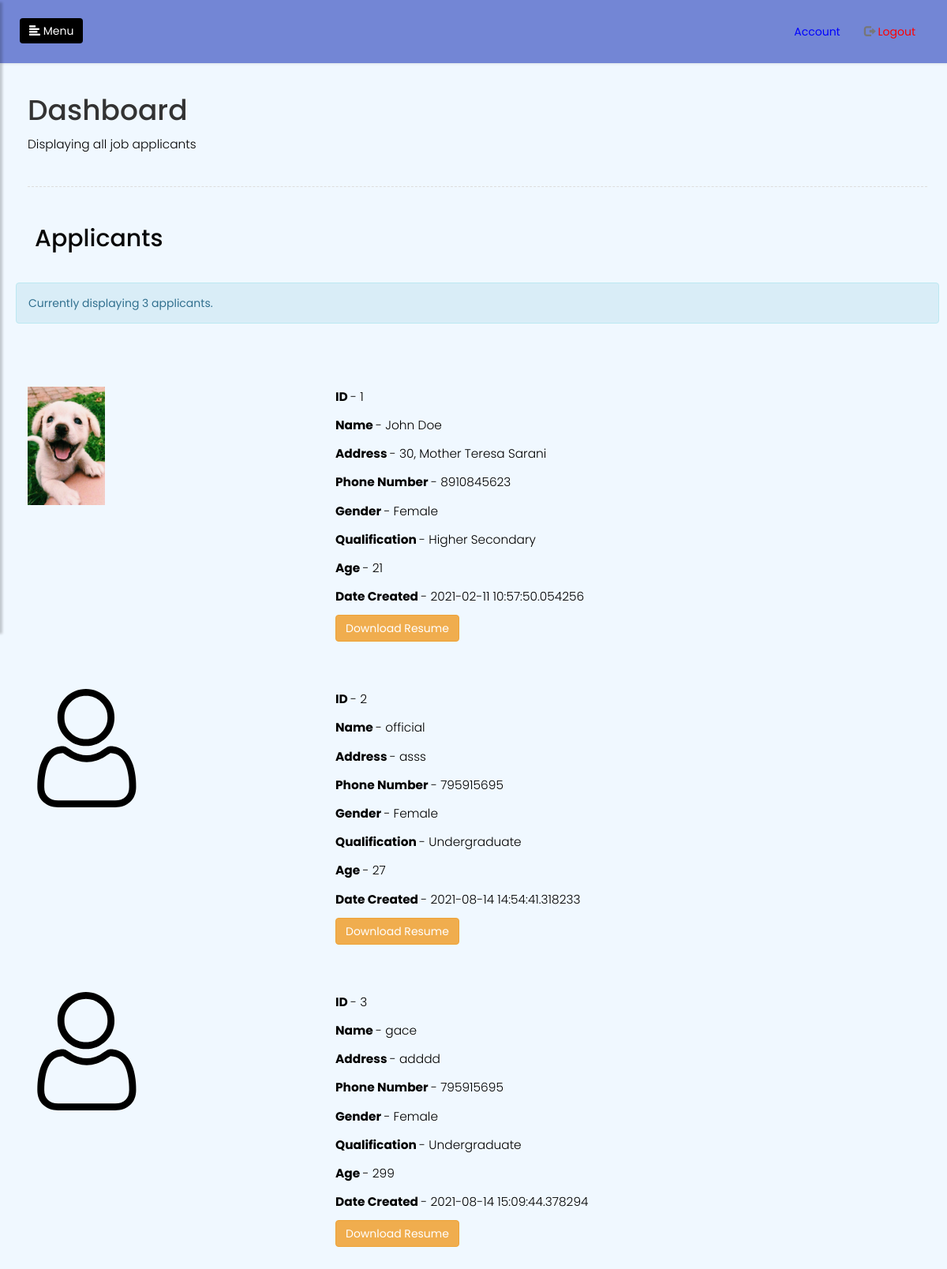
/admin/dashboard (signed in), run on the app's committed database.
### app.py (models this page shows)
class Applicants(UserMixin, db.Model):
	id=db.Column(db.Integer, primary_key=True)
	username=db.Column(db.String(15),unique=True)
	password=db.Column(db.String(80))
	name = db.Column(db.String(200),nullable=False)
	address = db.Column(db.String(200), nullable=False)
	phone = db.Column(db.Integer, nullable=False)
	gender = db.Column(db.String(200), nullable=False)
	qualification = db.Column(db.String(200), nullable=False)
	age = db.Column(db.String(200), nullable=False)
	date_created = db.Column(db.DateTime, default=datetime.utcnow)

### app.py (the view)
@app.route('/admin/dashboard', methods=['GET','POST'])
@login_required
def dashboard():
	print ('hello')
	applicants_count = Applicants.query.count()
	applicants = Applicants.query.order_by(Applicants.id.asc()).all()
	return render_template('admin_dashboard.html',applicants=applicants, applicants_count=applicants_count)

### app.py (called while the page is built)
@login_manager2.user_loader
def load_user2(user_id):
	return Applicants.query.get((user_id))

### templates/admin_dashboard.html (shortened to what this page needs)
{% extends 'base.html' %}
{% block logout %}
<li>
	<a href="/logout">
          <span class="glyphicon glyphicon-log-out"></span> <span style="color: red;">Logout</span>
    </a>
</li>
{% endblock %}
{% block container %}
<h1>Dashboard</h1>
<p>Displaying all job applicants</p>
<div class="line"></div>
<h2>Applicants</h2>
<br>
<div id="ApplicantInfo" class="row alert alert-info text-info" role="info">Currently displaying {{ applicants_count }} applicants.</div>
<br>
{% if applicants|length < 1 %}
<p>No applicants in database :(</p>
{% else %}
<br>
{% for applicant in applicants %}
<br>
<div class="row">
	<div class="col-sm-4">
		<a href="#"><img id="applicant-picture" src="{{ url_for('static', filename='uploads/displaypictures/'+applicant.username+'.jpg') }}" onerror="this.src='/static/img/user.svg'" style="max-width: 150px; max-height: 150px"></a>
	</div>
	<div class="col-sm-8">
		<p id="applicant-id"><b>ID </b>- {{ applicant.id }}</p>
		<p id="applicant-name"><b>Name </b>- {{ applicant.name }}</p>
		<p id="applicant-address"><b>Address </b>- {{ applicant.address }}</p>
		<p id="applicant-phone"><b>Phone Number </b>- {{ applicant.phone }}</p>
		<p id="applicant-gender"><b>Gender </b>- {{ applicant.gender }}</p>
		<p id="applicant-qualification"><b>Qualification </b>- {{ applicant.qualification }}</p>
		<p id="applicant-age"><b>Age </b>- {{ applicant.age }}</p>
		<p id="applicant-date-created"><b>Date Created </b>- {{ applicant.date_created }}</p>
		<a href="/download/{{applicant.username}}.pdf"><button type="button" class="btn btn-warning">Download Resume</button></a>
	</div>
</div>
<br>
<br>
{% endfor %}
{% endif %}
{% endblock %}

### templates/base.html (shortened to what this page needs)
<!DOCTYPE html>
<html>
<head>
    <link rel="stylesheet" href="https://maxcdn.bootstrapcdn.com/bootstrap/3.3.7/css/bootstrap.min.css">
    <link rel="stylesheet" href="{{ url_for('static',filename='css/main.css') }}">
    <link rel="stylesheet" href="https://cdnjs.cloudflare.com/ajax/libs/malihu-custom-scrollbar-plugin/3.1.5/jquery.mCustomScrollbar.min.css"> {% block head %}{% endblock %}
</head>
<body>
    <div class="wrapper">
        <div id="content">
            <nav class="navbar navbar-default">
                <div class="container-fluid">
                    <div class="navbar-header">
                        <button type="button" id="sidebarCollapse" class="btn btn-info navbar-btn">
                            <i class="glyphicon glyphicon-align-left"></i>
                            <span>Menu</span>
                        </button>
                    </div>
                    <div class="collapse navbar-collapse" id="bs-example-navbar-collapse-1">
                        <ul class="nav navbar-nav navbar-right">
                            <li>
                                <a href="/applicant/dashboard" style="color: blue;">Account</a>
                            </li>
                            {% block logout %}{% endblock %}
                        </ul>
                    </div>
                </div>
            </nav>
            <div class="container">
                {% block container %}{% endblock %}
            </div>
        </div>
    </div>
</body>
</html>

### static/css/main.css (style rules this page uses)
body { font-family: 'Poppins', sans-serif; background: aliceblue; }
.row { background: ; }
h2 { font-size: 30px; color: #080808; padding: 9px; }
p { font-family: 'Poppins', sans-serif; font-size: 1.1em; font-weight: 300; line-height: 1.7em; color: #000; }
a, a:hover, a:focus { color: inherit; text-decoration: none; transition: all 0.3s; }
.navbar { padding: 15px 10px; background: #7386D5; border: none; border-radius: 0; margin-bottom: 20px; box-shadow: 1px 1px 3px rgba(0, 0, 0, 0.1); margin-top: -20px; margin-left: -20px; margin-right: -20px; }
.navbar-btn { background: black; }
.navbar-btn { box-shadow: none; outline: none !important; border: none; }
.line { width: 100%; height: 1px; border-bottom: 1px dashed #ddd; margin: 40px 0; }
#content { width: 100%; padding: 20px; min-height: 100vh; transition: all 0.3s; position: absolute; top: 0; right: 0; }

### data on the page
Applicants: username (picture), id "1", name "John Doe", address "30, Mother Teresa Sarani", phone "8910845623", gender "Female", qualification "Higher Secondary", age "21", date_created "2021-02-11 10:57:50.054256"
Applicants: id "2", name "official", address "asss", phone "795915695", gender "Female", qualification "Undergraduate", age "27", date_created "2021-08-14 14:54:41.318233"
Applicants: id "3", name "gace", address "adddd", phone "795915695", gender "Female", qualification "Undergraduate", age "299", date_created "2021-08-14 15:09:44.378294"

### other printed values
{{ applicants_count }} "3"
